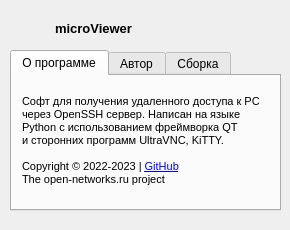
<?xml version="1.0" encoding="UTF-8"?>
<ui version="4.0">
 <class>Dialog</class>
 <widget class="QDialog" name="Dialog">
  <property name="windowModality">
   <enum>Qt::ApplicationModal</enum>
  </property>
  <property name="geometry">
   <rect>
    <x>0</x>
    <y>0</y>
    <width>290</width>
    <height>230</height>
   </rect>
  </property>
  <property name="windowTitle">
   <string>microViewer: О программе</string>
  </property>
  <property name="windowIcon">
   <iconset>
    <normaloff>img/microViewer.png</normaloff>img/microViewer.png</iconset>
  </property>
  <widget class="QLabel" name="label_logo">
   <property name="geometry">
    <rect>
     <x>10</x>
     <y>10</y>
     <width>35</width>
     <height>35</height>
    </rect>
   </property>
   <property name="styleSheet">
    <string notr="true">image: url(./bin/ui/img/microViewer.png);</string>
   </property>
   <property name="text">
    <string/>
   </property>
  </widget>
  <widget class="QLabel" name="label_app_name">
   <property name="geometry">
    <rect>
     <x>55</x>
     <y>20</y>
     <width>83</width>
     <height>16</height>
    </rect>
   </property>
   <property name="font">
    <font>
     <pointsize>10</pointsize>
     <weight>75</weight>
     <bold>true</bold>
    </font>
   </property>
   <property name="text">
    <string>microViewer</string>
   </property>
  </widget>
  <widget class="QTabWidget" name="tabWidget">
   <property name="geometry">
    <rect>
     <x>10</x>
     <y>50</y>
     <width>271</width>
     <height>161</height>
    </rect>
   </property>
   <property name="currentIndex">
    <number>0</number>
   </property>
   <widget class="QWidget" name="tab">
    <attribute name="title">
     <string>О программе</string>
    </attribute>
    <widget class="QLabel" name="label_about_text">
     <property name="geometry">
      <rect>
       <x>10</x>
       <y>10</y>
       <width>250</width>
       <height>110</height>
      </rect>
     </property>
     <property name="sizePolicy">
      <sizepolicy hsizetype="Expanding" vsizetype="Expanding">
       <horstretch>0</horstretch>
       <verstretch>0</verstretch>
      </sizepolicy>
     </property>
     <property name="text">
      <string>&lt;!DOCTYPE HTML PUBLIC &quot;-//W3C//DTD HTML 4.0//EN&quot; &quot;http://www.w3.org/TR/REC-html40/strict.dtd&quot;&gt;
&lt;html&gt;&lt;head&gt;&lt;meta name=&quot;qrichtext&quot; content=&quot;1&quot; /&gt;&lt;style type=&quot;text/css&quot;&gt;
p, li { white-space: pre-wrap; }
&lt;/style&gt;&lt;/head&gt;&lt;body style=&quot; font-family:'MS Shell Dlg 2'; font-size:8pt; font-weight:400; font-style:normal;&quot;&gt;
&lt;p style=&quot; margin-top:0px; margin-bottom:0px; margin-left:0px; margin-right:0px; -qt-block-indent:0; text-indent:0px;&quot;&gt;Софт для получения удаленного доступа к PC&lt;/p&gt;
&lt;p style=&quot; margin-top:0px; margin-bottom:0px; margin-left:0px; margin-right:0px; -qt-block-indent:0; text-indent:0px;&quot;&gt;через OpenSSH сервер. Написан на языке&lt;/p&gt;
&lt;p style=&quot; margin-top:0px; margin-bottom:0px; margin-left:0px; margin-right:0px; -qt-block-indent:0; text-indent:0px;&quot;&gt;Python с использованием фреймворка QT&lt;/p&gt;
&lt;p style=&quot; margin-top:0px; margin-bottom:0px; margin-left:0px; margin-right:0px; -qt-block-indent:0; text-indent:0px;&quot;&gt;и сторонних программ UltraVNC, KiTTY.&lt;/p&gt;
&lt;p style=&quot;-qt-paragraph-type:empty; margin-top:0px; margin-bottom:0px; margin-left:0px; margin-right:0px; -qt-block-indent:0; text-indent:0px;&quot;&gt;&lt;br /&gt;&lt;/p&gt;
&lt;p style=&quot; margin-top:0px; margin-bottom:0px; margin-left:0px; margin-right:0px; -qt-block-indent:0; text-indent:0px;&quot;&gt;Copyright © 2022-2023 | &lt;a href=&quot;https://github.com/isMTv/microViewer&quot;&gt;&lt;span style=&quot; text-decoration: underline; color:#0000ff;&quot;&gt;GitHub&lt;/span&gt;&lt;/a&gt;&lt;/p&gt;
&lt;p style=&quot; margin-top:0px; margin-bottom:0px; margin-left:0px; margin-right:0px; -qt-block-indent:0; text-indent:0px;&quot;&gt;The open-networks.ru project&lt;/p&gt;&lt;/body&gt;&lt;/html&gt;</string>
     </property>
     <property name="openExternalLinks">
      <bool>true</bool>
     </property>
    </widget>
   </widget>
   <widget class="QWidget" name="tab_2">
    <attribute name="title">
     <string>Автор</string>
    </attribute>
    <widget class="QWidget" name="formLayoutWidget_2">
     <property name="geometry">
      <rect>
       <x>80</x>
       <y>10</y>
       <width>181</width>
       <height>61</height>
      </rect>
     </property>
     <layout class="QFormLayout" name="formLayout_2">
      <item row="0" column="0">
       <widget class="QLabel" name="label_name">
        <property name="font">
         <font>
          <weight>75</weight>
          <bold>true</bold>
         </font>
        </property>
        <property name="text">
         <string>Имя:</string>
        </property>
       </widget>
      </item>
      <item row="1" column="0">
       <widget class="QLabel" name="label_email">
        <property name="font">
         <font>
          <weight>75</weight>
          <bold>true</bold>
         </font>
        </property>
        <property name="text">
         <string>Email:</string>
        </property>
       </widget>
      </item>
      <item row="2" column="0">
       <widget class="QLabel" name="label_site">
        <property name="font">
         <font>
          <weight>75</weight>
          <bold>true</bold>
         </font>
        </property>
        <property name="text">
         <string>Сайт:</string>
        </property>
       </widget>
      </item>
      <item row="0" column="1">
       <widget class="QLabel" name="label_name_text">
        <property name="minimumSize">
         <size>
          <width>0</width>
          <height>0</height>
         </size>
        </property>
        <property name="text">
         <string>MTv</string>
        </property>
       </widget>
      </item>
      <item row="1" column="1">
       <widget class="QLabel" name="label_email_text">
        <property name="minimumSize">
         <size>
          <width>0</width>
          <height>0</height>
         </size>
        </property>
        <property name="text">
         <string>&lt;html&gt;&lt;head/&gt;&lt;body&gt;&lt;p&gt;&lt;a href=&quot;mailto:mtv@open-networks.ru&quot;&gt;&lt;span style=&quot; text-decoration: underline; color:#0000ff;&quot;&gt;mtv@open-networks.ru&lt;/span&gt;&lt;/a&gt;&lt;/p&gt;&lt;/body&gt;&lt;/html&gt;</string>
        </property>
        <property name="openExternalLinks">
         <bool>true</bool>
        </property>
       </widget>
      </item>
      <item row="2" column="1">
       <widget class="QLabel" name="label_site_text">
        <property name="minimumSize">
         <size>
          <width>0</width>
          <height>15</height>
         </size>
        </property>
        <property name="text">
         <string>&lt;html&gt;&lt;head/&gt;&lt;body&gt;&lt;p&gt;&lt;a href=&quot;https://open-networks.ru&quot;&gt;&lt;span style=&quot; text-decoration: underline; color:#0000ff;&quot;&gt;open-networks.ru&lt;/span&gt;&lt;/a&gt;&lt;/p&gt;&lt;/body&gt;&lt;/html&gt;</string>
        </property>
        <property name="openExternalLinks">
         <bool>true</bool>
        </property>
       </widget>
      </item>
     </layout>
    </widget>
    <widget class="QLabel" name="label_22">
     <property name="geometry">
      <rect>
       <x>5</x>
       <y>10</y>
       <width>60</width>
       <height>60</height>
      </rect>
     </property>
     <property name="styleSheet">
      <string notr="true">image: url(./bin/ui/img/MTv.png);</string>
     </property>
     <property name="text">
      <string/>
     </property>
    </widget>
   </widget>
   <widget class="QWidget" name="tab_3">
    <attribute name="title">
     <string>Сборка</string>
    </attribute>
    <widget class="QWidget" name="formLayoutWidget">
     <property name="geometry">
      <rect>
       <x>90</x>
       <y>5</y>
       <width>111</width>
       <height>121</height>
      </rect>
     </property>
     <layout class="QFormLayout" name="formLayout">
      <item row="0" column="0">
       <widget class="QLabel" name="label_python">
        <property name="minimumSize">
         <size>
          <width>0</width>
          <height>14</height>
         </size>
        </property>
        <property name="font">
         <font>
          <weight>75</weight>
          <bold>true</bold>
         </font>
        </property>
        <property name="text">
         <string>Python:</string>
        </property>
       </widget>
      </item>
      <item row="0" column="1">
       <widget class="QLabel" name="label_python_v">
        <property name="minimumSize">
         <size>
          <width>0</width>
          <height>14</height>
         </size>
        </property>
        <property name="text">
         <string/>
        </property>
       </widget>
      </item>
      <item row="1" column="0">
       <widget class="QLabel" name="label_qt">
        <property name="minimumSize">
         <size>
          <width>0</width>
          <height>14</height>
         </size>
        </property>
        <property name="font">
         <font>
          <weight>75</weight>
          <bold>true</bold>
         </font>
        </property>
        <property name="text">
         <string>QT:</string>
        </property>
       </widget>
      </item>
      <item row="1" column="1">
       <widget class="QLabel" name="label_qt_v">
        <property name="minimumSize">
         <size>
          <width>0</width>
          <height>14</height>
         </size>
        </property>
        <property name="text">
         <string/>
        </property>
       </widget>
      </item>
      <item row="2" column="0">
       <widget class="QLabel" name="label_niutka">
        <property name="minimumSize">
         <size>
          <width>0</width>
          <height>14</height>
         </size>
        </property>
        <property name="font">
         <font>
          <weight>75</weight>
          <bold>true</bold>
         </font>
        </property>
        <property name="text">
         <string>Nuitka:</string>
        </property>
       </widget>
      </item>
      <item row="2" column="1">
       <widget class="QLabel" name="label_nuitka_v">
        <property name="minimumSize">
         <size>
          <width>0</width>
          <height>14</height>
         </size>
        </property>
        <property name="text">
         <string/>
        </property>
       </widget>
      </item>
      <item row="3" column="0">
       <widget class="QLabel" name="label_kitty">
        <property name="minimumSize">
         <size>
          <width>0</width>
          <height>14</height>
         </size>
        </property>
        <property name="font">
         <font>
          <weight>75</weight>
          <bold>true</bold>
         </font>
        </property>
        <property name="text">
         <string>KiTTY:</string>
        </property>
       </widget>
      </item>
      <item row="3" column="1">
       <widget class="QLabel" name="label_kitty_v">
        <property name="minimumSize">
         <size>
          <width>0</width>
          <height>14</height>
         </size>
        </property>
        <property name="text">
         <string/>
        </property>
       </widget>
      </item>
      <item row="4" column="0">
       <widget class="QLabel" name="label_ultravnc">
        <property name="minimumSize">
         <size>
          <width>0</width>
          <height>14</height>
         </size>
        </property>
        <property name="font">
         <font>
          <weight>75</weight>
          <bold>true</bold>
         </font>
        </property>
        <property name="text">
         <string>UltraVNC:</string>
        </property>
       </widget>
      </item>
      <item row="4" column="1">
       <widget class="QLabel" name="label_ultravnc_v">
        <property name="minimumSize">
         <size>
          <width>0</width>
          <height>14</height>
         </size>
        </property>
        <property name="text">
         <string/>
        </property>
       </widget>
      </item>
     </layout>
    </widget>
    <widget class="QLabel" name="label_23">
     <property name="geometry">
      <rect>
       <x>10</x>
       <y>25</y>
       <width>65</width>
       <height>65</height>
      </rect>
     </property>
     <property name="styleSheet">
      <string notr="true">image: url(./bin/ui/img/assembly.png);</string>
     </property>
     <property name="text">
      <string/>
     </property>
    </widget>
   </widget>
  </widget>
  <widget class="QLabel" name="label_mv_v">
   <property name="geometry">
    <rect>
     <x>140</x>
     <y>20</y>
     <width>141</width>
     <height>16</height>
    </rect>
   </property>
   <property name="font">
    <font>
     <pointsize>10</pointsize>
     <weight>75</weight>
     <bold>true</bold>
    </font>
   </property>
   <property name="text">
    <string/>
   </property>
  </widget>
 </widget>
 <resources/>
 <connections/>
</ui>
